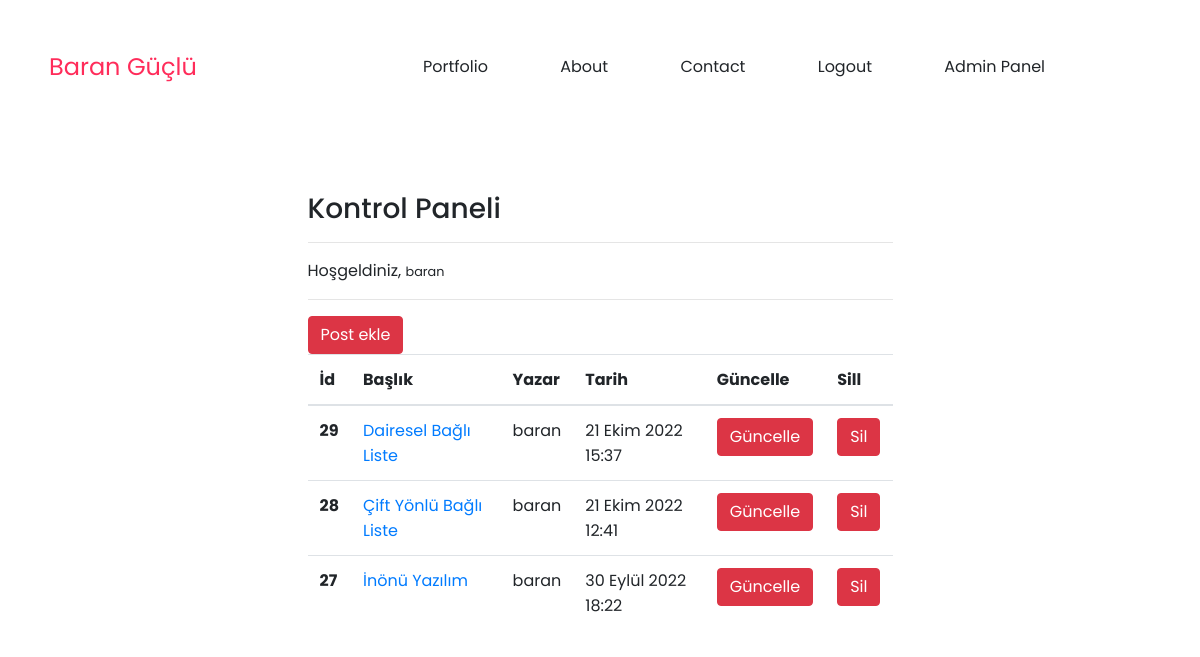
The app's page /posts/dashboard/ (signed in), older data.
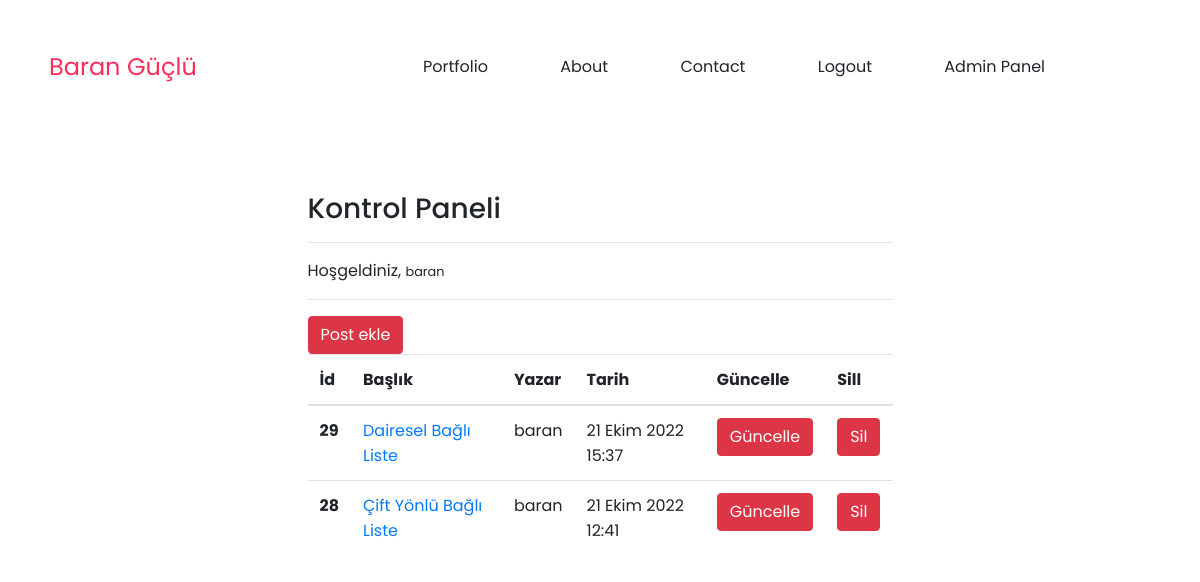
The same page, newer data.
### Post/models.py (models this page shows, shortened)
class Post(models.Model):
    author=models.ForeignKey("auth.User",on_delete=models.CASCADE,verbose_name="Kullanıcı")
    title = models.CharField(max_length=50,verbose_name="Başlık")
    content=RichTextField(max_length=50000,null=True)
    created_date=models.DateTimeField(auto_now_add=True,verbose_name="Tarih")
    post_image=models.FileField(blank=True,null=True,verbose_name="Posta fotoğraf ekleyin")
    class Meta:
        ordering = ['-created_date']

### Post/views.py (the view)
# urls.py: path("dashboard/",views.dashboard,name="dashboard"),
@login_required(login_url="user:login")
def dashboard(request):
    posts=Post.objects.filter(author=request.user)
    context={
        "posts":posts
    }
    return render(request,"dashboard.html",context)

### templates/dashboard.html (shortened to what this page needs)
<html>
{% load static %}
<head>
    <link rel="stylesheet" href="https://cdnjs.cloudflare.com/ajax/libs/animate.css/3.7.0/animate.min.css">
    <link rel="stylesheet" href="https://cdn.jsdelivr.net/npm/bootstrap@4.0.0/dist/css/bootstrap.min.css">
    <link rel="stylesheet" href="https://use.fontawesome.com/releases/v5.7.1/css/all.css">
    <link rel="stylesheet" href="{% static 'css/index.css'%}">
</head>
<body>
    <header id="header" class="animated slideInDown" style="animation-delay:1.8s;">
        <table>
            <tr>
                <td id="logo">Baran Güçlü</td>
                <td id="navigation">
                    <a href="/">Portfolio</a>
                    <a href="/">About</a>
                    <a href="/">Contact</a>
                    {% if request.user.is_authenticated %}
                        <a href="{% url 'user:logout'%}">Logout</a>
                        <a href="{% url 'post:dashboard'%}">Admin Panel</a>
                    {% else %}
                        <a href="{% url 'user:login'%}">Login</a>
                    {% endif%}
                </td>
            </tr>
        </table>
    </header>
<br><br><br><br><br><br><br><br>
<div class="row">
    <div class="col-md-6 offset-md-3">
        <h3>Kontrol Paneli</h3>
        <hr>
        <p>Hoşgeldiniz, <small>{{request.user.username}}</small></p>
        <hr>
        <a class="btn btn-danger" href="{% url 'post:addpost'%}">Post ekle</a>
        {% if posts %}
        <table class="table">
  <thead>
    <tr>
        <th scope="col">İd</th>
        <th scope="col">Başlık</th>
        <th scope="col">Yazar</th>
        <th scope="col">Tarih</th>
        <th scope="col">Güncelle</th>
        <th scope="col">Sill</th>
    </tr>
  </thead>
  <tbody>
    {% for post in posts %}
        <tr>
            <th scope="row">{{post.id}}</th>
            <td><a href="{% url 'post:detail' post.id %}">{{post.title}}</a></td>
            <td>{{post.author.username}}</td>
            <td>{{post.created_date}}</td>
            <td><a href="{% url 'post:update' post.id %}" class="btn btn-danger">Güncelle</a></td>
            <td><a href="{% url 'post:delete' post.id %}" class="btn btn-danger">Sil</a></td>
        </tr>
    {% endfor %}
  </tbody>
</table>
        {% else %}
        <div class="alert alert-danger">Henüz post mevcut değil.</div>
        {% endif %}
    </div>
</div>
</body>
</html>

### static/css/index.css (style rules this page uses)
body { font-family: 'Poppins', sans-serif; padding:0px; margin:0px; max-width:100vw; overflow-x:hidden; scroll-behavior: smooth; }
header { width:92vw; padding:6vh 4vw; position:fixed; font-weight:bold; background:transparent; color:#fff; transition:0.4s ease-in-out; z-index:2; }
header table { width:100%; }
#logo { width:20%; }
#navigation { width:80%; }
#logo { font-size:24px; color:rgb(255, 44, 90); }
#navigation { text-align:right; }
#navigation a { color:inherit; text-decoration:none; padding:5px 10px; border-bottom:2px solid transparent; margin-left:4vw; transition:0.4s ease-in-out; }
::placeholder { color:#000; }

Row changes from the older to the newer data that the page shows:
removed Post: id "27", title "İnönü Yazılım", author.username "baran", created_date "30 Eylül 2022 18:22"
